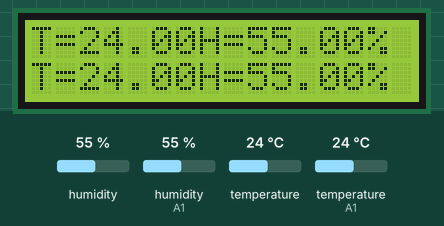
This sketch was run on a simulated Arduino Uno, built with avr-gcc and run on an emulated ATmega328P. On the bench: 16×2 character LCD. The inputs (shaded band) are chosen by the test bench; at power-on: temperature (sensor on A1) 24 °C, temperature 24 °C, humidity 55 %, humidity (sensor on A1) 55 %. What the sketch prints to the serial monitor is not drawn.

Above: at 1.2 s.
1.3 s: temperature (sensor on A1) set to 2 °C
At 3.3 s:
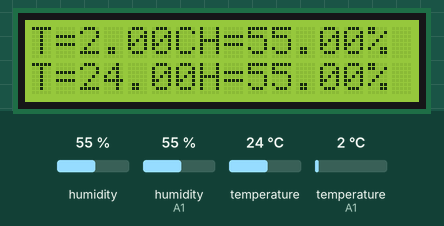
3.6 s: temperature (sensor 0) set to 2 °C
At 4.1 s:
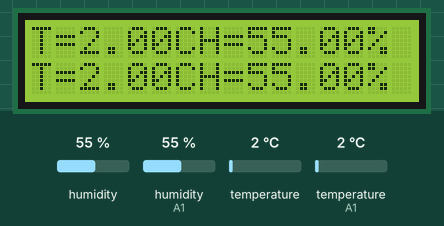
5.1 s: temperature (sensor on A1) set to 12 °C
At 7.3 s:
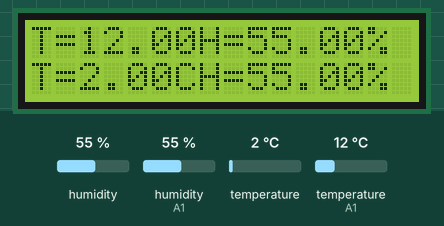
7.6 s: humidity (sensor 0) set to 22 %
At 8.8 s:
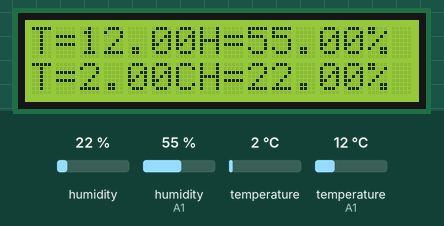
9.1 s: humidity (sensor on A1) set to 22 %
At 11.4 s:
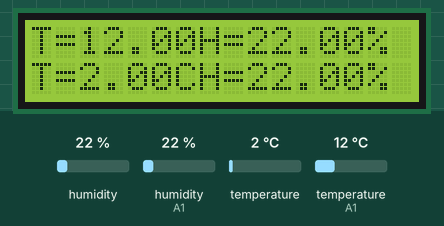
11.7 s: humidity (sensor 0) set to 40 %
At 12.9 s:
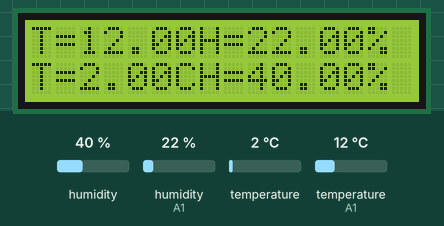
Timing chart, 0 to 14.2 s (numbered marks = the images above; inputs shaded):
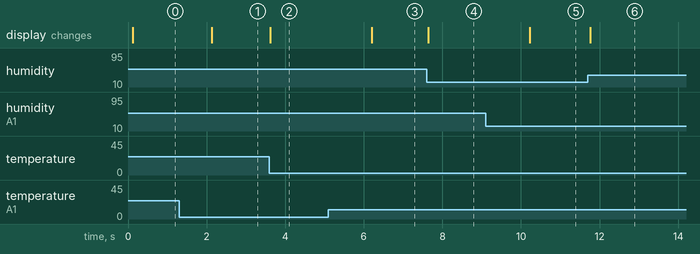

Measured:
- after the input at 1.3 s, the display: changes after 0.83 s (image 1)
- after the input at 3.6 s, the display: changes at once (image 2)
- after the input at 5.1 s, the display: changes after 1.1 s (image 3)
- after the input at 7.6 s, the display: changes at once (image 4)
- after the input at 9.1 s, the display: changes after 1.1 s (image 5)
- after the input at 11.7 s, the display: changes after 0.06 s (image 6)

The sketch:

COffeeHumidityUVHumVoltageMeter.ino
```cpp
#include <LiquidCrystal.h>
#include "DHT.h"
//for hdc1080
#include <Wire.h>
#include "ClosedCube_HDC1080.h"
////for lcd
//LiquidCrystal lcd(12,11,5,4,3,2); //acrylic prototype
LiquidCrystal lcd(2,4,9,10,11,12); //pcb prototype
//for dht22 grove pro
#define DHTPIN A1     // what pin we're connected to
#define DHTTYPE DHT22   // DHT 22  (AM2302)
DHT dht(DHTPIN, DHTTYPE);
//for hdc1080
ClosedCube_HDC1080 hdc1080;

//A0 is volts
//A1 is UV
//A2 is hum from hdc1080
void setup() {
  lcd.begin(16, 2);
  Serial.begin(9600);
  lcd.print("DHTxx TEST");
  Serial.println("DHTxx test!");
  dht.begin();
  hdc1080.begin(0x40);
}

void loop() {
 //printVolts();
 //printUV();
 //if using hdc1080
 print1080();
 //if using grove dht11...
 printTempUndHum();
}

void printVolts(){
  int sensorValue = analogRead(A0); //A0 V-Divider
  float voltage = sensorValue * (5.00 / 1023.00) * 1; //x1 if 3.7V or x2 if divider used (12KΩ)
  lcd.setCursor(0,0);
  lcd.print("V=");
  lcd.print(voltage); //print v to LCD
  lcd.print(" V");
  if (voltage < 3.50) //warn low V
  {
    //digitalWrite(led_pin, HIGH);
  }
}
//If using DHT11/Grove for T&H
void printTempUndHum(){
  float h = dht.readHumidity();
  float t = dht.readTemperature();
  Serial.println(t);
  lcd.setCursor(0,0); //col0,row0
  lcd.print("T=");
  lcd.print(t);
  lcd.print("C");
  lcd.setCursor(7,0);//col7, row0
  lcd.print("H=");
  lcd.print(h);
  lcd.print("%");
}
void printUV(){
  long sum = 0;
  int sensorValue; //UV meter
  for (int i=0;i<1024;i++){
     sensorValue = analogRead(A1);
     sum = sensorValue+sum;
     delay(2);
  }
  long meanVal=sum/1024;
  float uvindex = ((meanVal*1000/4.3-83)/21);
  lcd.setCursor(1,0);
  lcd.print("UV= ");
  lcd.print(uvindex);
  lcd.print(" *");
}
void print1080(){
  float h = hdc1080.readHumidity();
  float t = hdc1080.readTemperature();
  lcd.setCursor(0,1); //col0, row1
  lcd.print("T=");
  lcd.print(t);
  lcd.print("C");
  lcd.setCursor(7,1);//col7, row1
  lcd.print("H=");
  lcd.print(h);
  lcd.print("%");
}
```
